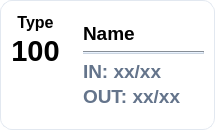
<?xml version="1.0" encoding="UTF-8"?>
<ui version="4.0">
 <class>RoomCard</class>
 <widget class="QWidget" name="RoomCard">
  <property name="geometry">
   <rect>
    <x>0</x>
    <y>0</y>
    <width>215</width>
    <height>130</height>
   </rect>
  </property>
  <property name="minimumSize">
   <size>
    <width>215</width>
    <height>130</height>
   </size>
  </property>
  <property name="maximumSize">
   <size>
    <width>16777215</width>
    <height>130</height>
   </size>
  </property>
  <property name="styleSheet">
   <string notr="true">
QWidget#RoomCard {
    background-color: transparent;
}

QFrame#frameCardContainer {
    background-color: #FFFFFF;
    border-radius: 12px;
    border: 1px solid #E2E8F0;
}

QFrame#frameCardContainer:hover {
    border: 2px solid #3B58FF;
    background-color: #F8FAFC;
}

QFrame#frameStatusBadge {
    border-top-left-radius: 11px;
    border-bottom-left-radius: 11px;
    border-top-right-radius: 0px;
    border-bottom-right-radius: 0px;
}

QWidget#RoomCard QLabel {
    background-color: transparent;
    border: none;
}
   </string>
  </property>
  <layout class="QHBoxLayout" name="horizontalLayout">
   <property name="spacing">
    <number>0</number>
   </property>
   <property name="leftMargin">
    <number>0</number>
   </property>
   <property name="topMargin">
    <number>0</number>
   </property>
   <property name="rightMargin">
    <number>0</number>
   </property>
   <property name="bottomMargin">
    <number>0</number>
   </property>
   <item>
    <widget class="QFrame" name="frameCardContainer">
     <layout class="QHBoxLayout" name="horizontalLayout_2">
      <property name="spacing">
       <number>0</number>
      </property>
      <property name="leftMargin">
       <number>0</number>
      </property>
      <property name="topMargin">
       <number>0</number>
      </property>
      <property name="rightMargin">
       <number>0</number>
      </property>
      <property name="bottomMargin">
       <number>0</number>
      </property>
      <item>
       <widget class="QFrame" name="frameStatusBadge">
        <property name="enabled">
         <bool>true</bool>
        </property>
        <property name="minimumSize">
         <size>
          <width>70</width>
          <height>0</height>
         </size>
        </property>
        <property name="maximumSize">
         <size>
          <width>85</width>
          <height>16777215</height>
         </size>
        </property>
        <layout class="QVBoxLayout" name="verticalLayout">
         <property name="spacing">
          <number>2</number>
         </property>
         <property name="leftMargin">
          <number>5</number>
         </property>
         <property name="topMargin">
          <number>12</number>
         </property>
         <property name="rightMargin">
          <number>5</number>
         </property>
         <property name="bottomMargin">
          <number>12</number>
         </property>
         <item alignment="Qt::AlignmentFlag::AlignHCenter">
          <widget class="QLabel" name="lblRoomType">
           <property name="font">
            <font>
             <pointsize>12</pointsize>
             <bold>true</bold>
            </font>
           </property>
           <property name="text">
            <string>Type</string>
           </property>
           <property name="alignment">
            <set>Qt::AlignmentFlag::AlignCenter</set>
           </property>
          </widget>
         </item>
         <item alignment="Qt::AlignmentFlag::AlignHCenter">
          <widget class="QLabel" name="lblRoomNumber">
           <property name="font">
            <font>
             <pointsize>22</pointsize>
             <bold>true</bold>
            </font>
           </property>
           <property name="text">
            <string>100</string>
           </property>
           <property name="alignment">
            <set>Qt::AlignmentFlag::AlignCenter</set>
           </property>
          </widget>
         </item>
         <item>
          <spacer name="verticalSpacer">
           <property name="orientation">
            <enum>Qt::Orientation::Vertical</enum>
           </property>
           <property name="sizeHint" stdset="0">
            <size>
             <width>20</width>
             <height>40</height>
            </size>
           </property>
          </spacer>
         </item>
         <item alignment="Qt::AlignmentFlag::AlignHCenter">
          <widget class="QLabel" name="lblStatusIcon">
           <property name="minimumSize">
            <size>
             <width>36</width>
             <height>36</height>
            </size>
           </property>
           <property name="maximumSize">
            <size>
             <width>36</width>
             <height>36</height>
            </size>
           </property>
           <property name="scaledContents">
            <bool>true</bool>
           </property>
          </widget>
         </item>
        </layout>
       </widget>
      </item>
      <item>
       <layout class="QVBoxLayout" name="verticalLayout_2">
        <property name="spacing">
         <number>6</number>
        </property>
        <property name="leftMargin">
         <number>12</number>
        </property>
        <property name="topMargin">
         <number>12</number>
        </property>
        <property name="rightMargin">
         <number>10</number>
        </property>
        <property name="bottomMargin">
         <number>12</number>
        </property>
        <item>
         <spacer name="verticalSpacer_2">
          <property name="orientation">
           <enum>Qt::Orientation::Vertical</enum>
          </property>
          <property name="sizeHint" stdset="0">
           <size>
            <width>20</width>
            <height>40</height>
           </size>
          </property>
         </spacer>
        </item>
        <item alignment="Qt::AlignmentFlag::AlignVCenter">
         <widget class="QLabel" name="lblGuestName">
          <property name="font">
           <font>
            <pointsize>14</pointsize>
            <bold>true</bold>
           </font>
          </property>
          <property name="text">
           <string>Name</string>
          </property>
          <property name="alignment">
           <set>Qt::AlignmentFlag::AlignLeading|Qt::AlignmentFlag::AlignLeft|Qt::AlignmentFlag::AlignVCenter</set>
          </property>
          <property name="wordWrap">
           <bool>true</bool>
          </property>
         </widget>
        </item>
        <item>
         <widget class="QFrame" name="lineDivider">
          <property name="styleSheet">
           <string notr="true">background-color: #CBD5E1; max-height: 1px;</string>
          </property>
          <property name="frameShape">
           <enum>QFrame::Shape::HLine</enum>
          </property>
          <property name="frameShadow">
           <enum>QFrame::Shadow::Sunken</enum>
          </property>
         </widget>
        </item>
        <item>
         <layout class="QHBoxLayout" name="horizontalLayout_dates">
          <property name="spacing">
           <number>6</number>
          </property>
          <item>
           <layout class="QVBoxLayout" name="verticalLayout_dates_inner">
            <property name="spacing">
             <number>2</number>
            </property>
            <item>
             <widget class="QLabel" name="lblCheckInDate">
              <property name="font">
               <font>
                <pointsize>14</pointsize>
                <bold>true</bold>
               </font>
              </property>
              <property name="styleSheet">
               <string notr="true">color: #64748b;</string>
              </property>
              <property name="text">
               <string>IN: xx/xx</string>
              </property>
             </widget>
            </item>
            <item>
             <widget class="QLabel" name="lblCheckOutDate">
              <property name="font">
               <font>
                <pointsize>14</pointsize>
                <bold>true</bold>
               </font>
              </property>
              <property name="styleSheet">
               <string notr="true">color: #64748b;</string>
              </property>
              <property name="text">
               <string>OUT: xx/xx</string>
              </property>
             </widget>
            </item>
           </layout>
          </item>
          <item>
           <spacer name="horizontalSpacer_dates">
            <property name="orientation">
             <enum>Qt::Orientation::Horizontal</enum>
            </property>
            <property name="sizeHint" stdset="0">
             <size>
              <width>40</width>
              <height>20</height>
             </size>
            </property>
           </spacer>
          </item>
         </layout>
        </item>
        <item>
         <spacer name="verticalSpacer_3">
          <property name="orientation">
           <enum>Qt::Orientation::Vertical</enum>
          </property>
          <property name="sizeHint" stdset="0">
           <size>
            <width>20</width>
            <height>40</height>
           </size>
          </property>
         </spacer>
        </item>
       </layout>
      </item>
     </layout>
    </widget>
   </item>
  </layout>
 </widget>
 <resources/>
 <connections/>
</ui>
